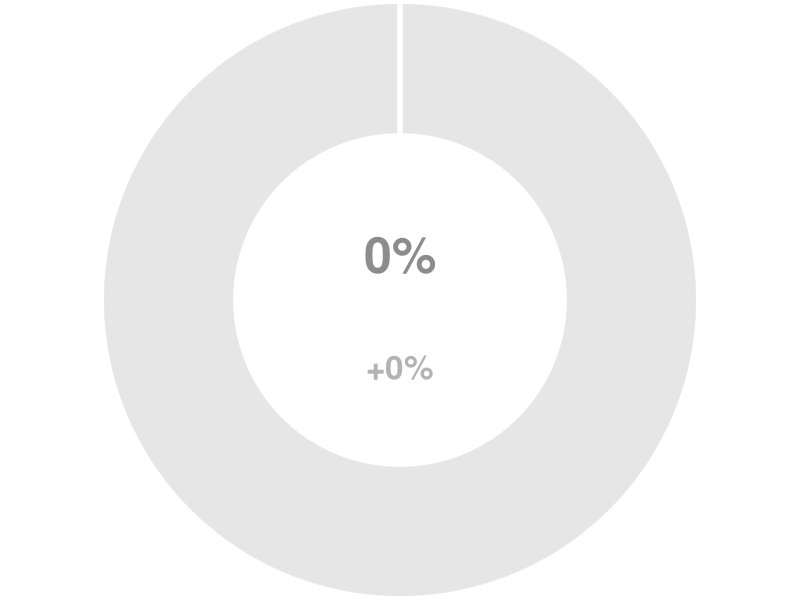
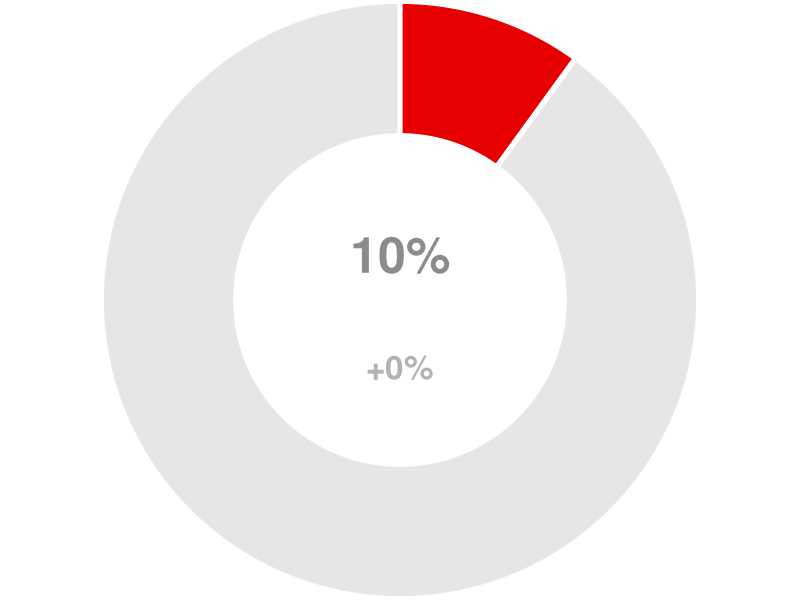
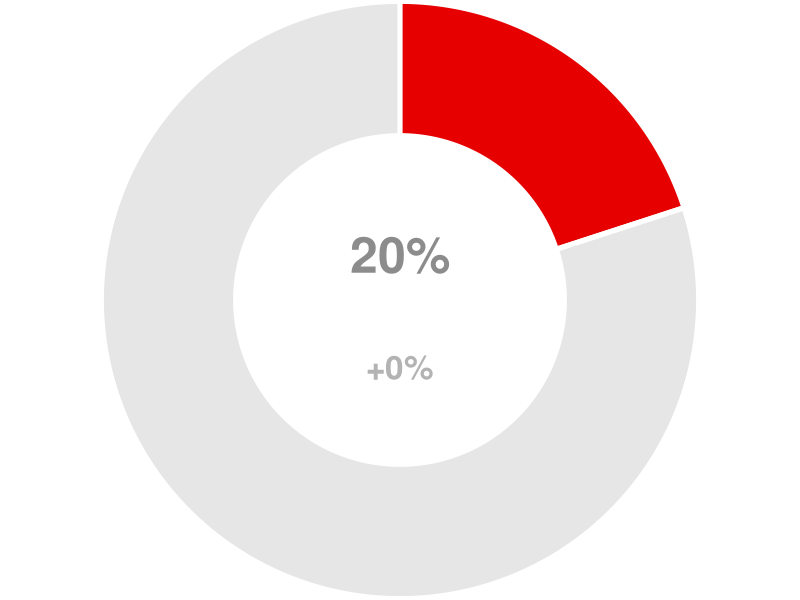
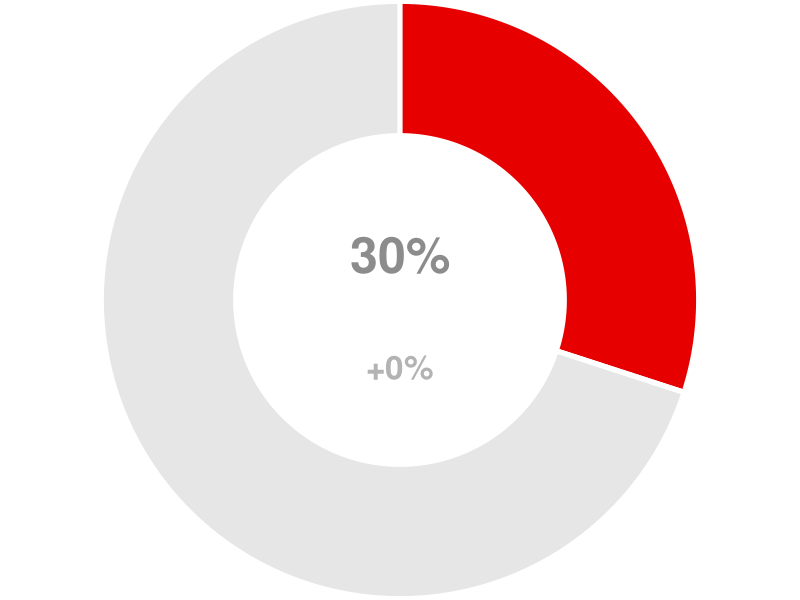
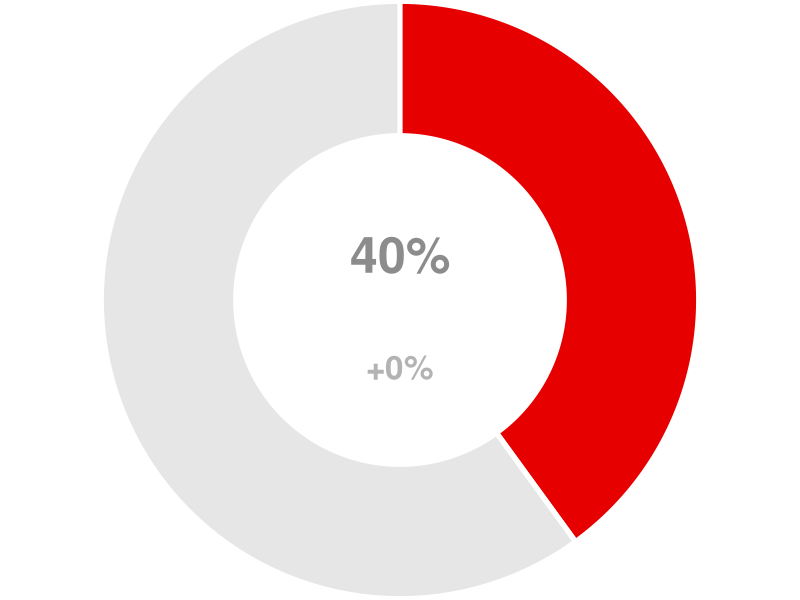
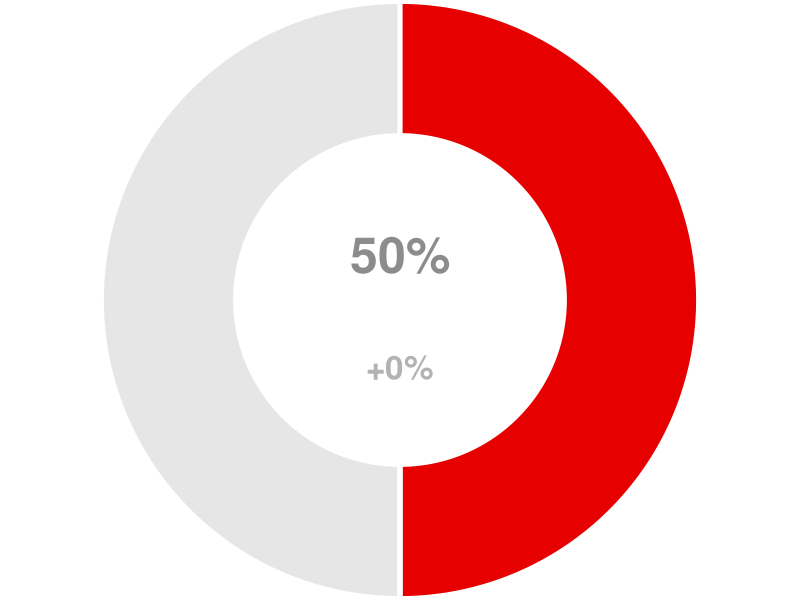
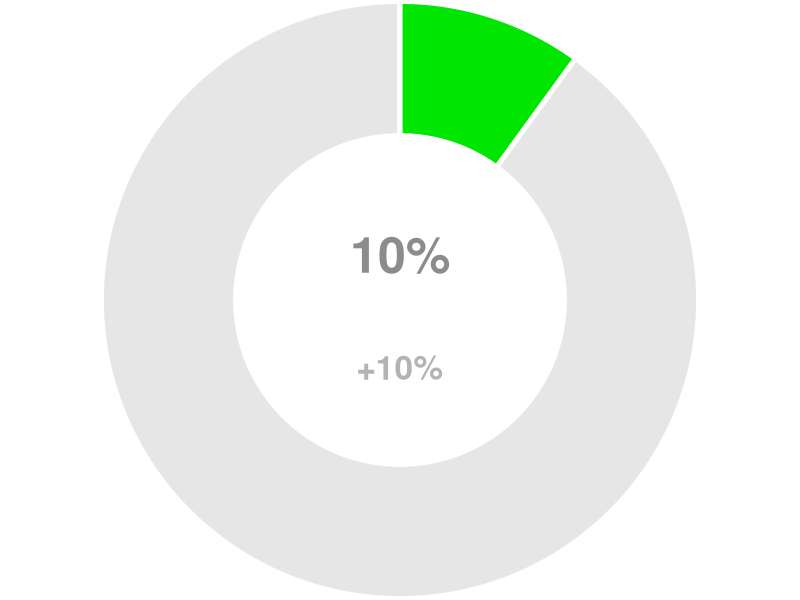
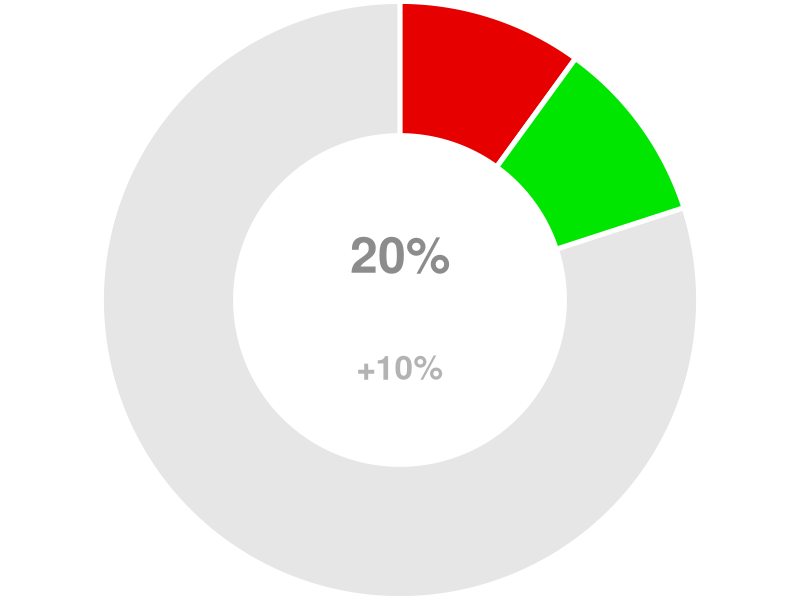

Reproduce these figures in R, in order. (Note: this script raises an error after producing the figures.)
# create doughnut plots for seagrass management levels
# uses the 'circlize' package

# function to generate the doughnut plot
# agruments:
# prop.1: status-quo proportion (as a %)
# prop.2: increase proportion due to management option (as a %)
# col.1: colour to represent status-quo proportion
# col.2: colour to represent management proportion
doughnut <- function(prop.1, prop.2, col.1, col.2){
  require(circlize)
  par(mar = c(0, 0, 0, 0))
  plot(c(-0.93, 0.93), c(-0.93, 0.93), type = "n", axes = FALSE, ann = FALSE, 
       asp = 1)
  draw.sector(0, 360, rou1 = 1, rou2 = 0.55, clock.wise = TRUE, col = grey(0.9),
              lwd = 5, border = 0)
  draw.sector(90, 90 - (prop.1 * 3.6), rou1 = 1, rou2 = 0.55, clock.wise = TRUE,
              col = col.1, lwd = 5, border = 0)
  draw.sector(90 - (prop.1 * 3.6), 90 - ((prop.1 + prop.2) * 3.6), rou1 = 1, 
              rou2 = 0.55, clock.wise = TRUE, col = col.2, lwd = 5, border = 0)
  text(0, 0.15, paste0(prop.1 + prop.2, "%"), cex = 3, col = grey(0.55), 
       font = 2)
  text(0, -0.225, paste0("+", prop.2, "%"), cex = 2, col = grey(0.7), font = 2)
}

# function to save the plot to a svg file 
# note: stored in folder 'img' and takes the nae from the levels
doughnut.svg <- function(prop.1, prop.2, col.1, col.2){
  svg(paste0("img/level-", prop.1, "-", prop.2, ".svg"), width = 2, height = 2)
  doughnut(prop.1, prop.2, col.1, col.2)
  dev.off()   
}

# function to save the plot to a png file 
# note: stored in folder 'img' and takes the nae from the levels
doughnut.png <- function(prop.1, prop.2, col.1, col.2){
  svg(paste0("img/level-", prop.1, "-", prop.2, ".png"), width = 2, height = 2)
  doughnut(prop.1, prop.2, col.1, col.2)
  dev.off()   
}


# colours for status-quo and management levels
col.1 <- rgb(0.9, 0, 0)
col.2 <- rgb(0, 0.9, 0)

# set the range for status-quo and the maximum after management
min.sq <- 0 # as a %
max.sq <- 50 # as a %
max.after.policy <- 90 # as a %
# set the increment level
level.increment <- 10 # as a %

# generate the status-quo levels (based on constraints above)
sq.levs <- seq(ceiling(min.sq / level.increment) * level.increment,
               floor(max.sq / level.increment) * level.increment, 
               by = level.increment)
# generate the management levels (based on constraints above)
policy.levs <- seq(0,
                   floor(max.after.policy / level.increment) * level.increment, 
                   by = level.increment)

# generate the full list of (status-quo and management) level combinations
proportion_combns <- expand.grid(sq.levs, policy.levs)

# sum the combinations
proportion_combns$sum <- apply(proportion_combns, 1, sum)
# exclude combinations greater than maximum allowed (set above)
# drop the sum column
proportion_combns <- proportion_combns[proportion_combns$sum <= max.after.policy, -3]

# plot and save the doughnut plots 
for(i in 1:nrow(proportion_combns)){
  doughnut.svg(proportion_combns[i, 1], proportion_combns[i, 2], col.1, col.2)
  #  doughnut.png(proportion_combns[i, 1], proportion_combns[i, 2], col.1, col.2)
}
